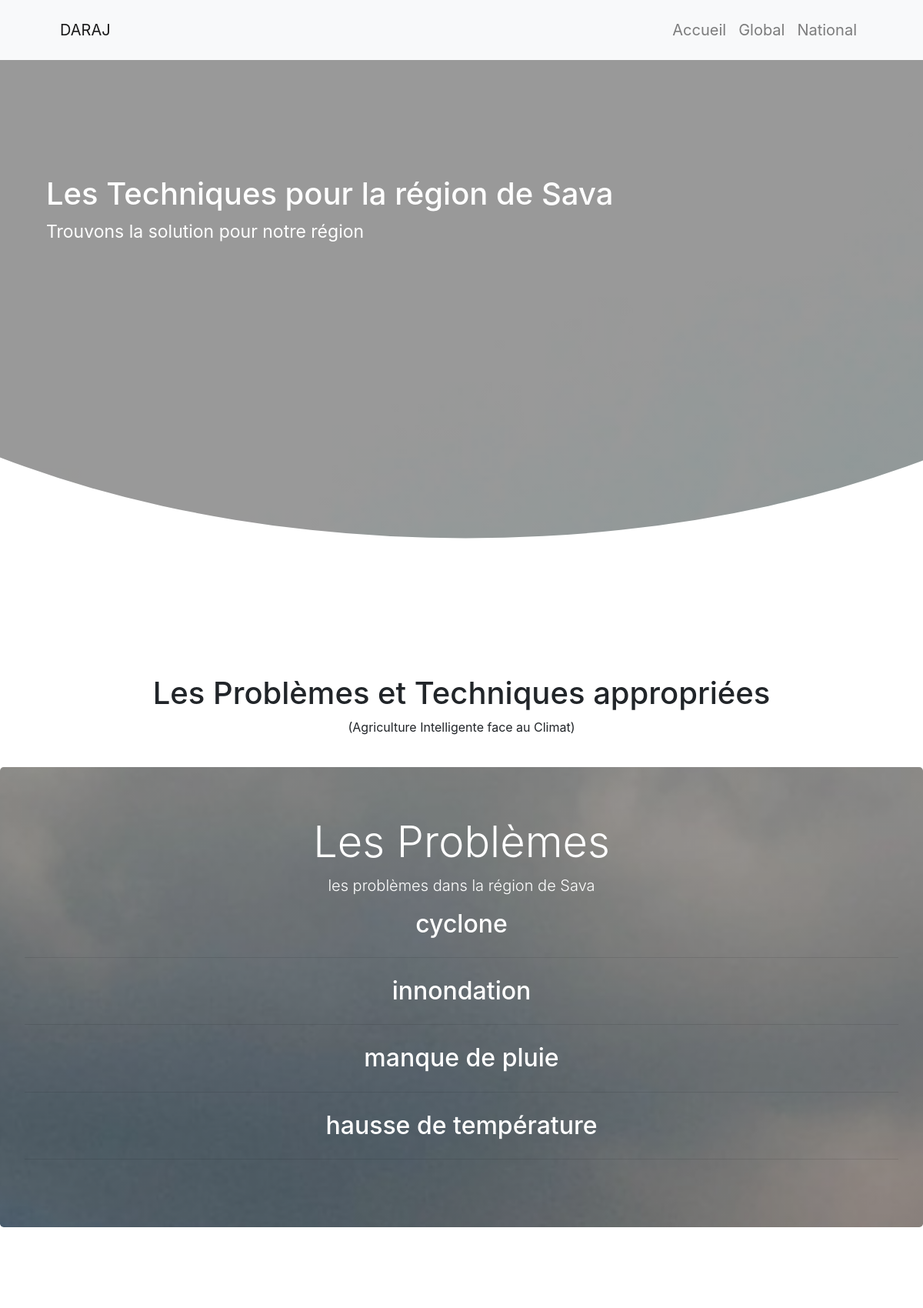
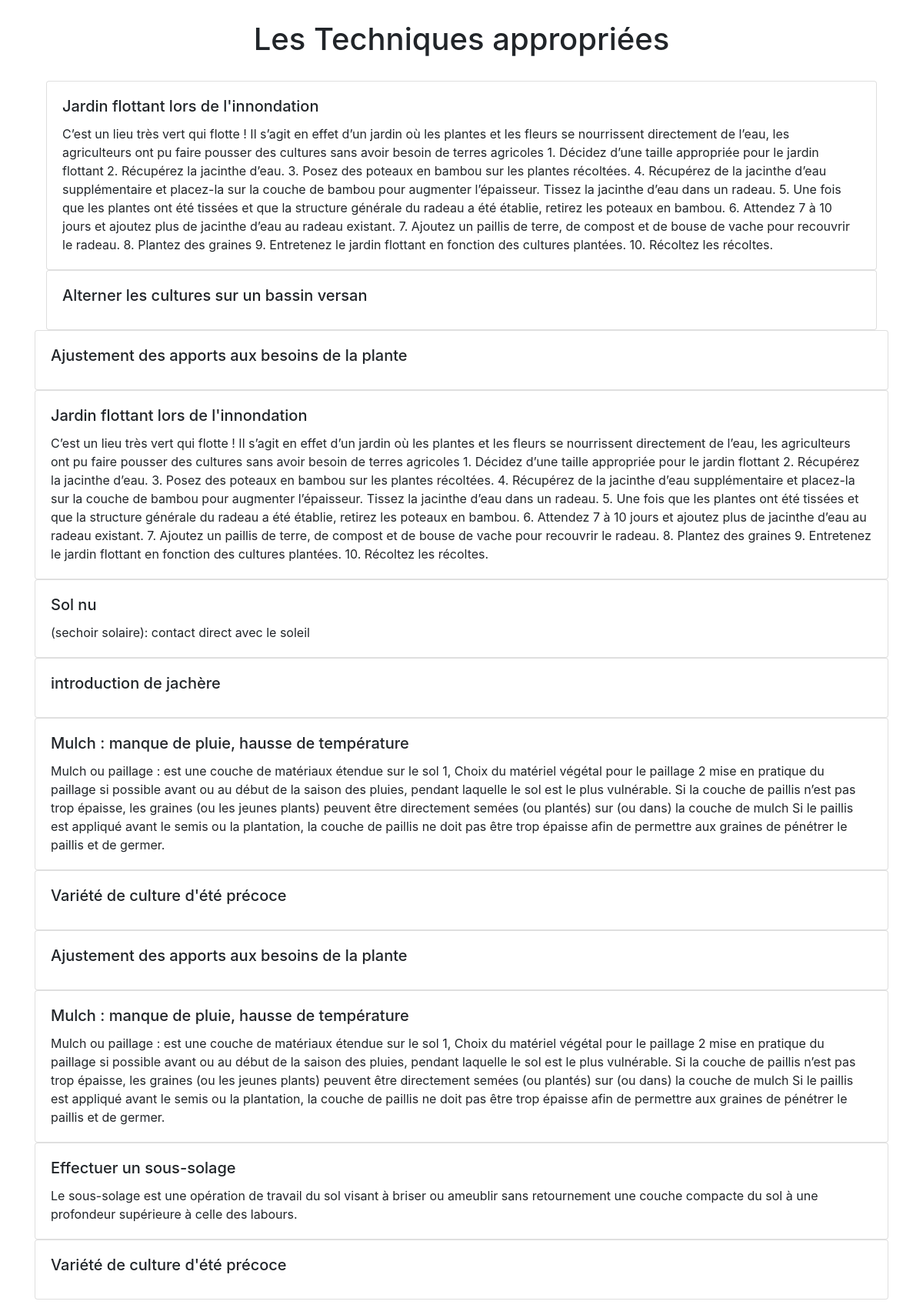
/index.php?view=national&page=technique&id=2 (upper part), run on the app's committed database (2 pictures, top to bottom).
### tables this page shows
CREATE TABLE IF NOT EXISTS `region` (
  `id_region` int NOT NULL AUTO_INCREMENT,
  `nom_region` varchar(255) NOT NULL,
  PRIMARY KEY (`id_region`)
);

CREATE TABLE IF NOT EXISTS `probleme` (
  `id_probleme` int NOT NULL AUTO_INCREMENT,
  `descri_probleme` varchar(255) NOT NULL,
  PRIMARY KEY (`id_probleme`)
);

CREATE TABLE IF NOT EXISTS `technique` (
  `id_technique` int NOT NULL AUTO_INCREMENT,
  `nom_technique` varchar(255) NOT NULL,
  `descri_technique` text NOT NULL,
  PRIMARY KEY (`id_technique`)
);

### controllers/TechniquesController.php (called while the page is built, shortened)
<?php
class Technique
{
    public function afficheTech()
    {
        require_once 'models/Requete.php';
        $requete = new Requete;
        $region = $requete -> getRegion($_GET['id']);
        $pb = $requete->getProblem($_GET['id']);
        require_once "views/Techniques.php";
    }
}

### models/Requete.php (called while the page is built, shortened)
<?php
class Requete extends Connect{
    public function getRegion($id)
    {
        $db = $this->dbConnect();
			$q = $db->prepare('
                SELECT region.*
                from region
                where region.id_region=?
			');
        $q->execute(array(intval($id)));
        $data = $q->fetch(PDO::FETCH_ASSOC);
        return $data;
    }
    public function getProblem($id)
    {
    $db = $this->dbConnect();
			$q = $db->prepare('
            Select DISTINCT region.id_region, region.nom_region, probleme.descri_probleme, probleme.id_probleme
            from region
            inner JOIN region_probleme
            on region.id_region=region_probleme.id_region
            INNER join probleme
            on region_probleme.id_probleme=probleme.id_probleme
            where region.id_region=?
			');
        $q->execute(array(intval($id)));
        $data = $q->fetchall();
        return $data;
    }
    public function getTechnique($id)
    {
    $db = $this->dbConnect();
			$q = $db->prepare('
            SELECT DISTINCT technique.id_technique, technique.nom_technique, technique.descri_technique, probleme.descri_probleme
            from technique
            INNER JOIN probleme_technique
            on technique.id_technique=probleme_technique.id_technique
            INNER JOIN probleme
            ON probleme.id_probleme=probleme_technique.id_probleme
            WHERE probleme.id_probleme=?
			');
        $q->execute(array(intval($id)));
        $data = $q->fetchall();
        return $data;
    }
}

### views/Techniques.php (the view, shortened to what this page needs)
<!DOCTYPE html>
<html lang="en">
<head>
    <link rel="stylesheet" href="assets/css/stats.css">
    <link rel="stylesheet" href="assets/css/style.css">
    <link rel="stylesheet" href="assets/css/other.css">
    <link rel="stylesheet" href="assets/Bootstrap/css/bootstrap.min.css">
</head>
<body>
    <div class="header4">
        <div class="container">
                <div class="col">
                    <div class="text-container">
                        <h1 class="titre4">Les Techniques pour la région de <?= $region['nom_region'] ?> </h1>
                        <p class="p-large">Trouvons la solution pour notre région</p>
                    </div>
                  </div>
                </div>
              </div>
              <div class="text-container titre1">
                <h1 class="h1">Les Problèmes et Techniques appropriées</h1>
                <p class="p-large">(Agriculture Intelligente face au Climat)</p>
    </div>
    <section class="probleme">
      <div class="jumbotron backg">
            <h1 class="display-4">Les Problèmes</h1>
            <p class="lead">les problèmes dans la région de <?= $region['nom_region'] ?></p>
            <?php foreach ($pb as $val): ?>
              <h2> <?=  $val['descri_probleme']?> </h2>
              <hr class="my-4"></p>
              <?php endforeach;?>
        </div>
    </section>
    <section class=" container solution ">
        <div class="text-container titre1">
            <h1 class="h1">Les Techniques appropriées</h1>
        </div>
        <div class="col">
        <div class="card-group">
          <?php foreach ($pb as $valpb): ?>
            <?php $tech = $requete->getTechnique($valpb['id_probleme']);?>
            <?php foreach ($tech as $val2): ?>
                <div class="card">
                  <div class="card-body solution">
                    <h5 class="card-title"><?=$val2['nom_technique']?></h5>
                    <p class="card-text">
                      <?= $val2['descri_technique']?>
                    </p>
                  </div>
                </div>
                </div>
              <?php endforeach;?>
            <?php endforeach;?>
    </section>
    <section class="foot">
      </section>
</body>
</html>

### index.php (shortened to what this page needs)
<body>
<nav class="navbar navbar-expand-lg navbar-light py-3 bg-light"  id="mainNav">
            <div class="container px-4 px-lg-5">
                <a class="navbar-brand" href="index.php">DARAJ</a>
                <div class="collapse navbar-collapse " id="navbarResponsive">
                    <ul class="navbar-nav ms-auto my-2 my-lg-0 ml-auto langue">
                        <li class="nav-item"><a class="nav-link" href="index.php">Accueil</a></li>
                        <li class="nav-item"><a class="nav-link" href="index.php?view=global">Global</a></li>
                        <li class="nav-item"><a class="nav-link" href="index.php?view=national">National</a></li>
                    </ul>
                </div>
            </div>
        </nav>
<?php
require_once 'models/Requete.php';
if (isset($_GET['view']) && $_GET['view']=="global") {
  require_once 'controllers/TechniqueGlobaleController.php';
  $cont = new TechniqueGlobaleController;
  $cont->afficheTechGlo();
}
else if (isset($_GET['view']) && $_GET['view']=="national") {
    require_once 'controllers/TechniquesController.php';
    $technique = new Technique;
    if (isset($_GET['page']) && $_GET['page']=="technique") {
      $technique->afficheTech();
    }
    else{
      $technique->afficheMada();
    }
  }
else {
  require_once 'views/Accueil.php';
}

### assets/css/stats.css (style rules this page uses)
.titre4 { color: #fff; font-size: 40px; }
.header4 .text-container { margin-bottom: 200px; }
.header4 .p-large { font-size: 23px; margin-bottom: 10px; color: #ffffff; }
.header4 { position: relative; overflow: hidden; padding-top: 150px; padding-bottom: 250px; background: linear-gradient( rgba(0, 0, 0, 0.4), rgba(0, 0, 0, 0.4) ), url('../img/8.jpg'); background-attachment: fixed; background-position: center; background-repeat: no-repeat; background-size: cover; clip-path: ellipse(86% 80% at 50.44% 10%); }
.backg { position: relative; background: linear-gradient( rgba(0, 0, 0, 0.4), rgba(0, 0, 0, 0.4) ), url('../Img/9.jpg'); background-attachment: fixed; background-position: center; background-repeat: no-repeat; background-size: cover; text-align: center; color: #fff; }

### assets/css/style.css (style rules this page uses)
body, html { width: 100%; height: 100%; }
.navbar { width: 100%; }
.langue { color: #ffffff; font-size: 20px; }
.titre1 { text-align: center; padding-top: 9%; padding-bottom: 2%; width: 100%; }
.foot { padding-top: 5%; width: 100%; }

### assets/css/other.css (style rules this page uses)
.header4 .text-container { margin-bottom: 200px; }
.header4 .p-large { font-size: 23px; margin-bottom: 10px; color: #ffffff; }
.header4 { position: relative; overflow: hidden; padding-top: 150px; padding-bottom: 250px; background: linear-gradient( rgba(0, 0, 0, 0.4), rgba(0, 0, 0, 0.4) ), url('../Img/8.jpg'); background-attachment: fixed; background-position: center; background-repeat: no-repeat; background-size: cover; clip-path: ellipse(86% 80% at 50.44% 10%); }
.backg { position: relative; background: linear-gradient( rgba(0, 0, 0, 0.4), rgba(0, 0, 0, 0.4) ), url('../Img/9.jpg'); background-attachment: fixed; background-position: center; background-repeat: no-repeat; background-size: cover; text-align: center; color: #fff; }

### data on the page
region: nom_region "Sava", probleme.descri_probleme "cyclone", probleme.descri_probleme "innondation", probleme.descri_probleme "manque de pluie", probleme.descri_probleme "hausse de température"
technique: nom_technique "Jardin flottant lors de l'innondation", descri_technique "C’est un lieu très vert qui flotte ! Il s’agit en effet d’un jardin où les plantes et les fleurs se nourrissent directement de l’eau, les agriculteurs ont pu faire pousser des cultures sans avoir besoin de terres agricoles 1. Décidez d’une taille appropriée pour le jardin flottant 2. Récupérez la jacinthe d’eau. 3. Posez des poteaux en bambou sur les plantes récoltées. 4. Récupérez de la jacinthe d’eau supplémentaire et placez-la sur la couche de bambou pour augmenter l’épaisseur. Tissez la jacinthe d’eau dans un radeau. 5. Une fois que les plantes ont été tissées et que la structure générale du radeau a été établie, retirez les poteaux en bambou. 6. Attendez 7 à 10 jours et ajoutez plus de…"
technique: nom_technique "Alterner les cultures sur un bassin versan"
technique: nom_technique "Ajustement des apports aux besoins de la plante"
technique: nom_technique "Sol nu", descri_technique "(sechoir solaire): contact direct avec le soleil"
technique: nom_technique "introduction de jachère"
technique: nom_technique "Mulch : manque de pluie, hausse de température", descri_technique "Mulch ou paillage : est une couche de matériaux étendue sur le sol 1, Choix du matériel végétal pour le paillage 2 mise en pratique du paillage si possible avant ou au début de la saison des pluies, pendant laquelle le sol est le plus vulnérable. Si la couche de paillis n’est pas trop épaisse, les graines (ou les jeunes plants) peuvent être directement semées (ou plantés) sur (ou dans) la couche de mulch Si le paillis est appliqué avant le semis ou la plantation, la couche de paillis ne doit pas être trop épaisse afin de permettre aux graines de pénétrer le paillis et de germer."
technique: nom_technique "Variété de culture d'été précoce"
technique: nom_technique "Effectuer un sous-solage", descri_technique "Le sous-solage est une opération de travail du sol visant à briser ou ameublir sans retournement une couche compacte du sol à une profondeur supérieure à celle des labours."
